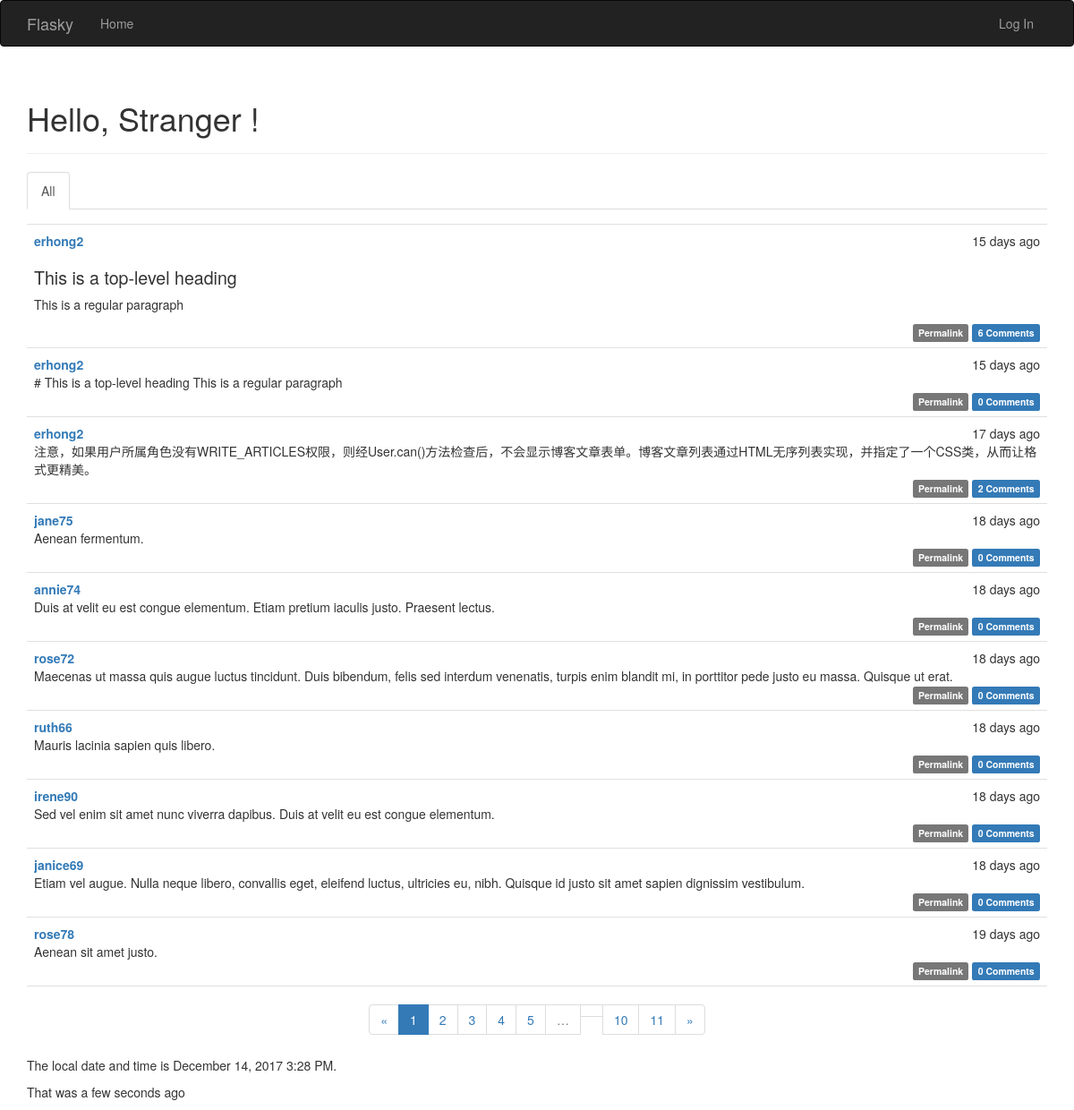
Before: / with the older database file.
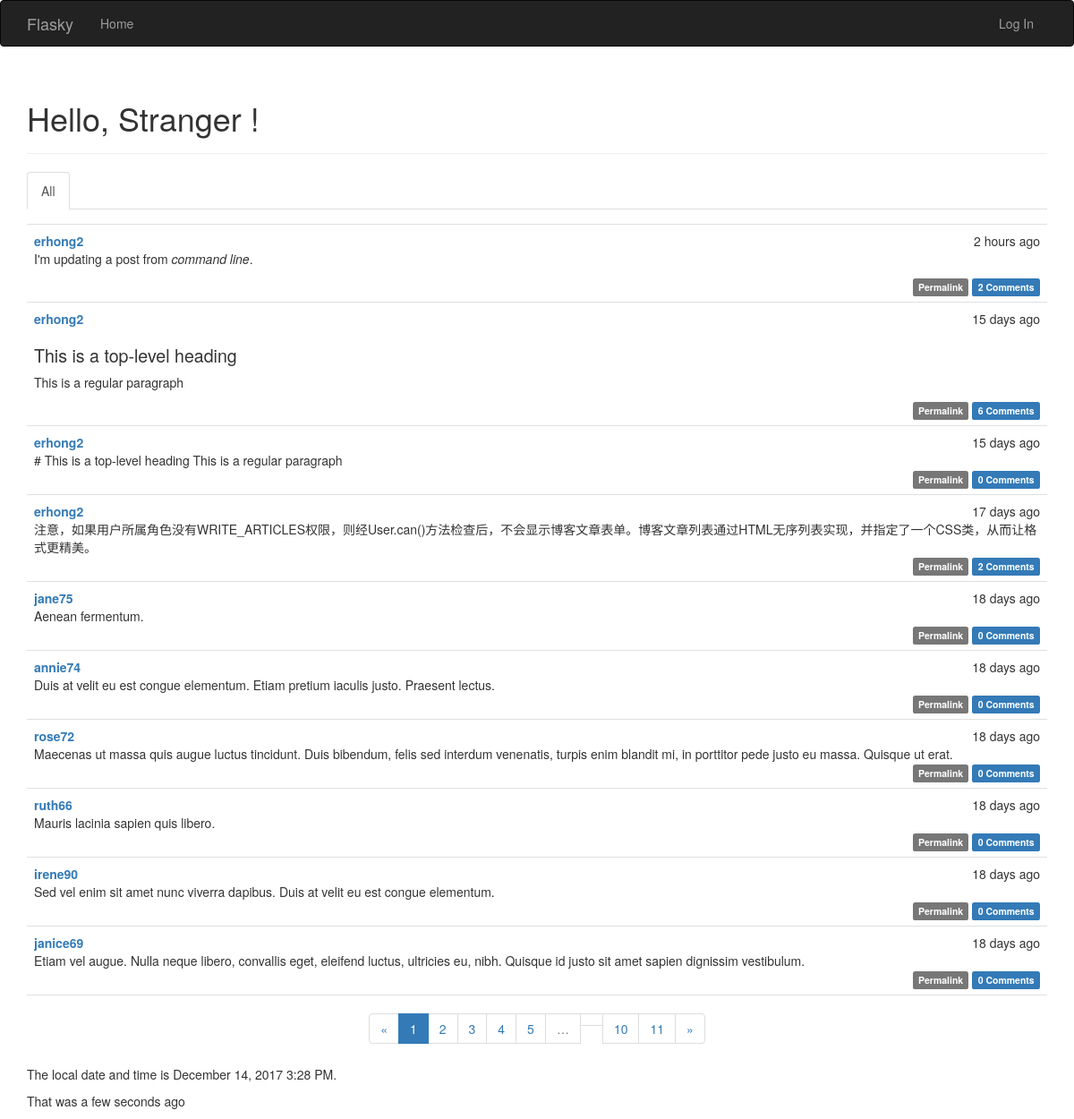
After: the same page with the newer database file.
### app/models.py (models this page shows, shortened)
class Post(db.Model):
    __tablename__ = 'posts'
    id = db.Column(db.Integer, primary_key=True)
    body = db.Column(db.Text)
    timestamp = db.Column(db.DateTime, index=True, default=datetime.utcnow)
    author_id = db.Column(db.Integer, db.ForeignKey('users.id'))
    body_html = db.Column(db.Text)
    comments = db.relationship('Comment', backref='post', lazy='dynamic')

class User(UserMixin, db.Model):
    __tablename__ = 'users'
    id = db.Column(db.Integer, primary_key=True)
    email = db.Column(db.String(64), unique=True, index=True)
    username = db.Column(db.String(32), unique=True, index=True)
    password_hash = db.Column(db.String(128))
    confirmed = db.Column(db.Boolean, default=False)
    name = db.Column(db.String(64))
    location = db.Column(db.String(64))
    about_me = db.Column(db.Text())
    member_since = db.Column(db.DateTime(), default=datetime.utcnow)
    last_seen = db.Column(db.DateTime(), default=datetime.utcnow)
    role_id = db.Column(db.Integer, db.ForeignKey('roles.id'))
    posts = db.relationship('Post', backref='author', lazy='dynamic')
    followed = db.relationship('Follow',
                                foreign_keys=[Follow.follower_id],
                                backref=db.backref('follower', lazy='joined'),
                                lazy='dynamic',
                                cascade='all, delete-orphan')
    followers = db.relationship('Follow',
                                foreign_keys=[Follow.followed_id],
                                backref=db.backref('followed', lazy='joined'),
                                lazy='dynamic',
                                cascade='all, delete-orphan')
    comments = db.relationship('Comment', backref='author', lazy='dynamic')
    @property
    def password(self):
        raise AttributeError('password is not a readable attribute')

### app/main/views.py (the view)
@main.route('/', methods=['GET', 'POST'])
def index():
    form = PostForm()
    if current_user.can(Permission.WRITE_ARTICLES) and \
            form.validate_on_submit():
        post = Post(body=form.body.data,
                    author = current_user._get_current_object())
        db.session.add(post)
        return redirect(url_for('main.index'))
    page = request.args.get('page', 1, type=int)
    show_followed = False
    if current_user.is_authenticated:
        show_followed = bool(request.cookies.get('show_followed', ''))
    if show_followed:
        query = current_user.followed_posts
    else:
        query = Post.query
    pagination = query.order_by(Post.timestamp.desc()).paginate(
            page, per_page=current_app.config['FLASKY_POSTS_PER_PAGE'],
            error_out=False)
    posts = pagination.items
    return render_template('index.html', form=form, posts=posts,
            show_followed=show_followed,
            pagination=pagination, current_time=datetime.utcnow())

### app/auth/views.py (called while the page is built)
@auth.before_app_request
def before_request():
    if current_user.is_authenticated:
        current_user.ping()
        if not current_user.confirmed \
            and request.endpoint \
            and request.endpoint[:5] != 'auth.' \
            and request.endpoint != 'static':
                return redirect(url_for('auth.unconfirmed'))

### app/main/__init__.py (called while the page is built)
@main.app_context_processor
def inject_permissions():
    return dict(Permission=Permission)

### app/models.py (called while the page is built)
    def can(self, permissions):
        return False

### app/templates/index.html (shortened to what this page needs)
{% extends "base.html" %}
{% import "bootstrap/wtf.html" as wtf %}
{% import "_macros.html" as macros %}
{% block page_content %}
<div class="page-header">
    <h1>Hello,
    {% if current_user.is_authenticated %}
        {{ current_user.username }}
    {% else %}
        Stranger
    {% endif %}
    !</h1>
</div>
<div class="post-tabs">
    <ul class="nav nav-tabs">
        <li {% if not show_followed %} class="active" {% endif %}>
            <a href="{{url_for('main.show_all')}}">All</a>
        </li>
    </ul>
{% include "_posts.html" %}
</div>
<div class="pagination">
    {{ macros.pagination_widget(pagination, "main.index") }}
</div>
<p>The local date and time is {{ moment(current_time).format('LLL') }}.</p>
<p>That was {{moment(current_time).fromNow(refresh=True) }}</p>
{% endblock %}

### app/templates/_posts.html (shortened to what this page needs)
<ul class="posts">
    {% for post in posts %}
    <li class="post">
        <div class="post-date">{{ moment(post.timestamp).fromNow() }}</div>
        <div class="post-author">
            <a href="{{ url_for('main.user', username=post.author.username) }}">
            {{ post.author.username }}
            </a>
        </div>
            <div class="post-body">
            {% if post.body_html %}
                {{ post.body_html | safe }}
            {% else %}
                {{ post.body }}
            {% endif %}
            </div>
            <div class="post-footer">
                <a href="{{ url_for('main.post', id=post.id) }}">
                    <span class="label label-default">Permalink</span>
                </a>
                <a href="{{ url_for('main.post', id=post.id) }}#comments">
                    <span class="label label-primary">
                        {{ post.comments.count() }} Comments
                    </span>
                </a>
            </div>
    </li>
    {% endfor %}
</ul>

Changed rows visible on the page:
no longer on this page (row unchanged): Post: timestamp "19 days ago", author.username "rose78", body "Aenean sit amet justo.", comments.count "0"
added Post: timestamp "2 hours ago", author.username "erhong2", body_html "I'm updating a post from command line .", comments.count "2"
